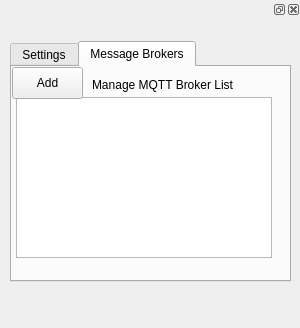
<?xml version="1.0" encoding="UTF-8"?>
<ui version="4.0">
 <class>TelemetryLayer</class>
 <widget class="QDialog" name="TelemetryLayer">
  <property name="geometry">
   <rect>
    <x>0</x>
    <y>0</y>
    <width>300</width>
    <height>328</height>
   </rect>
  </property>
  <property name="sizePolicy">
   <sizepolicy hsizetype="Preferred" vsizetype="Preferred">
    <horstretch>0</horstretch>
    <verstretch>0</verstretch>
   </sizepolicy>
  </property>
  <property name="maximumSize">
   <size>
    <width>300</width>
    <height>16777215</height>
   </size>
  </property>
  <property name="windowTitle">
   <string>Edit Feature</string>
  </property>
  <property name="toolTip">
   <string>&lt;html&gt;&lt;head/&gt;&lt;body&gt;&lt;p&gt;Add Feature&lt;/p&gt;&lt;p&gt;&lt;br/&gt;&lt;/p&gt;&lt;/body&gt;&lt;/html&gt;</string>
  </property>
  <property name="text" stdset="0">
   <string>Edit Feature</string>
  </property>
  <widget class="QDockWidget" name="dockWidget">
   <property name="geometry">
    <rect>
     <x>0</x>
     <y>0</y>
     <width>301</width>
     <height>321</height>
    </rect>
   </property>
   <property name="sizePolicy">
    <sizepolicy hsizetype="Preferred" vsizetype="Minimum">
     <horstretch>0</horstretch>
     <verstretch>0</verstretch>
    </sizepolicy>
   </property>
   <widget class="QWidget" name="dockWidgetContents">
    <widget class="QTabWidget" name="brokerManagerWidget">
     <property name="geometry">
      <rect>
       <x>10</x>
       <y>22</y>
       <width>281</width>
       <height>241</height>
      </rect>
     </property>
     <property name="currentIndex">
      <number>1</number>
     </property>
     <widget class="QWidget" name="globalSettings">
      <attribute name="title">
       <string>Settings</string>
      </attribute>
      <widget class="QGroupBox" name="groupBox">
       <property name="geometry">
        <rect>
         <x>20</x>
         <y>0</y>
         <width>171</width>
         <height>151</height>
        </rect>
       </property>
       <property name="title">
        <string>Loggers</string>
       </property>
       <widget class="QCheckBox" name="logInfo">
        <property name="geometry">
         <rect>
          <x>10</x>
          <y>30</y>
          <width>85</width>
          <height>18</height>
         </rect>
        </property>
        <property name="text">
         <string>Info</string>
        </property>
       </widget>
       <widget class="QCheckBox" name="logWarn">
        <property name="geometry">
         <rect>
          <x>10</x>
          <y>50</y>
          <width>85</width>
          <height>18</height>
         </rect>
        </property>
        <property name="text">
         <string>Warn</string>
        </property>
       </widget>
       <widget class="QCheckBox" name="logDebug">
        <property name="geometry">
         <rect>
          <x>10</x>
          <y>70</y>
          <width>85</width>
          <height>18</height>
         </rect>
        </property>
        <property name="text">
         <string>Debug</string>
        </property>
       </widget>
       <widget class="QCheckBox" name="logCritical">
        <property name="geometry">
         <rect>
          <x>10</x>
          <y>90</y>
          <width>85</width>
          <height>18</height>
         </rect>
        </property>
        <property name="text">
         <string>Critical</string>
        </property>
       </widget>
       <widget class="QCheckBox" name="ckShowLog">
        <property name="geometry">
         <rect>
          <x>7</x>
          <y>110</y>
          <width>91</width>
          <height>32</height>
         </rect>
        </property>
        <property name="text">
         <string>Show Log</string>
        </property>
       </widget>
      </widget>
      <widget class="QPushButton" name="btnApply">
       <property name="geometry">
        <rect>
         <x>195</x>
         <y>180</y>
         <width>81</width>
         <height>32</height>
        </rect>
       </property>
       <property name="text">
        <string>Apply</string>
       </property>
      </widget>
     </widget>
     <widget class="QWidget" name="brokerList">
      <attribute name="title">
       <string>Message Brokers</string>
      </attribute>
      <widget class="QTableWidget" name="tableBrokerList">
       <property name="geometry">
        <rect>
         <x>4</x>
         <y>30</y>
         <width>256</width>
         <height>161</height>
        </rect>
       </property>
      </widget>
      <widget class="QPushButton" name="btnAdd">
       <property name="geometry">
        <rect>
         <x>0</x>
         <y>0</y>
         <width>71</width>
         <height>32</height>
        </rect>
       </property>
       <property name="toolTip">
        <string>&lt;html&gt;&lt;head/&gt;&lt;body&gt;&lt;p&gt;Add a new broker&lt;/p&gt;&lt;/body&gt;&lt;/html&gt;</string>
       </property>
       <property name="text">
        <string>Add</string>
       </property>
      </widget>
      <widget class="QLabel" name="label">
       <property name="geometry">
        <rect>
         <x>80</x>
         <y>10</y>
         <width>181</width>
         <height>16</height>
        </rect>
       </property>
       <property name="text">
        <string>Manage MQTT Broker List</string>
       </property>
      </widget>
     </widget>
    </widget>
   </widget>
  </widget>
 </widget>
 <resources/>
 <connections/>
</ui>
